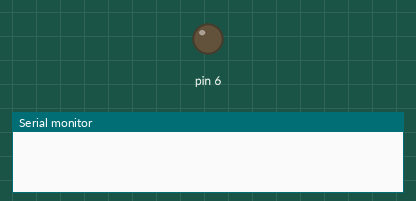
The sketch below on a simulated Arduino Uno, built for the host (arithmetic inside an expression is 32-bit, double 64-bit). Shown: output pins drawn as LEDs (lit = HIGH), the last lines printed to the serial monitor. WiFi joins after 1.5 s; servers stay silent unless stated.

Above: at 2.6 s.
At 4.9 s:
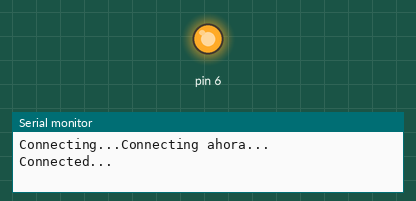
Timing chart, 0 to 6.4 s (numbered marks = the images above):
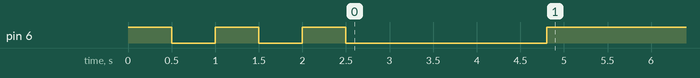

The sketch:

funciona_blynk_mkr1000.ino
```cpp
#include <BlynkSimpleMKR1000.h>
#include <SimpleTimer.h>

char auth[] = "2662a762d3b344c9be0979268af1b4df";
char ssid[] = "HugoyMarieT";
char pass[] = "nomejodas";

WidgetLCD lcd(V1);
SimpleTimer timer;

void setup()
{
  pinMode(6, OUTPUT);

  digitalWrite(6, HIGH);
  delay(500);
  digitalWrite(6, LOW);
    delay(500);
      digitalWrite(6, HIGH);
  delay(500);
  digitalWrite(6, LOW);
    delay(500);
      digitalWrite(6, HIGH);
  delay(500);
  digitalWrite(6, LOW);
    delay(500);

  Serial.print("Connecting...");
  digitalWrite(6, LOW);
  Serial.println("Connecting ahora...");
  Blynk.begin(auth, ssid, pass, "rpihugo.ddns.net",8080);
//  while (Blynk.connect() == false) {}
  lcd.clear();
  digitalWrite(6, HIGH);
  lcd.print(0, 0, "Connected...");
  Serial.println("Connected...");
  timer.setInterval(1000L, sendText);
}

void sendText()
{
  lcd.print(0, 1, "Hello World");
  Serial.println("Connected...");
}

void loop()
{
  Blynk.run();
  timer.run();
}
```
